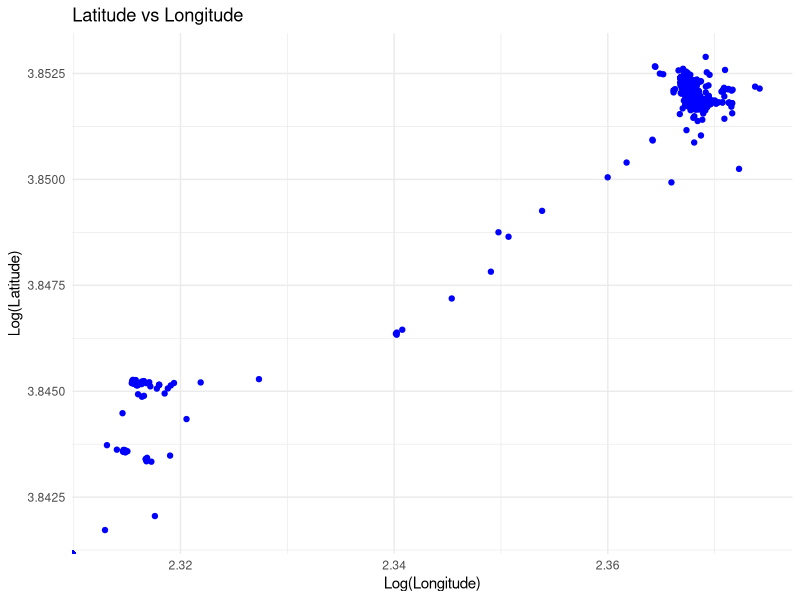
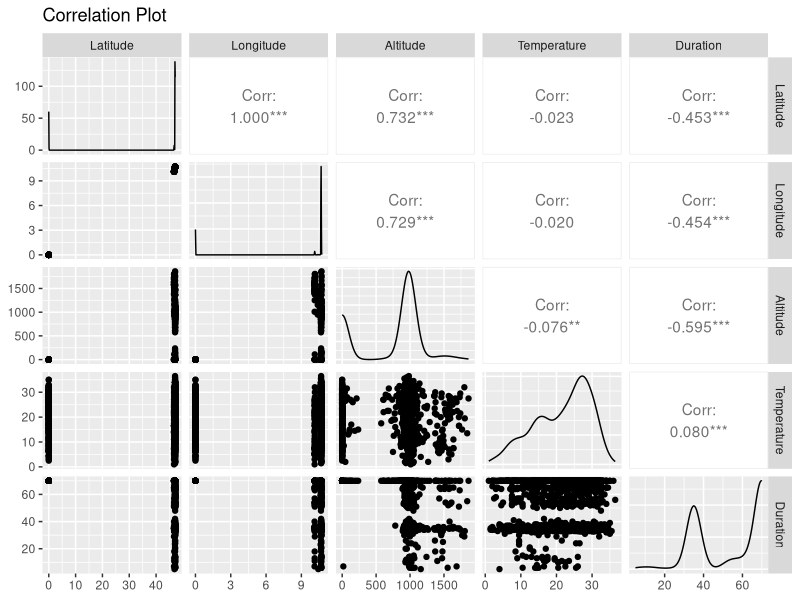
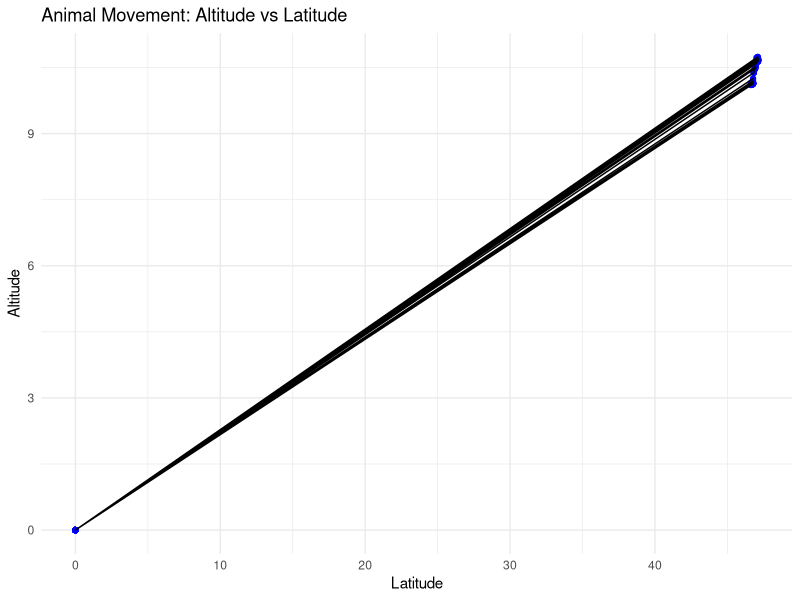

Source code (R) for these figures, in order:
library(ggplot2)
library(GGally)

data <- read.csv("GPS_91037_20200113_Thomas.csv",header=TRUE, sep = ",", skip = 4)

#Apply logarithmic transformation
data$log_latitude <- log(data$Latitude)
data$log_longitude <- log(data$Longitude)

#Lat vs long plot
ggplot(data, aes(x = log_longitude, y = log_latitude)) +
  geom_point(color = 'blue') +
  labs(title = "Latitude vs Longitude", x = "Log(Longitude)", y = "Log(Latitude)") +
  theme_minimal()


#Correlation plot
selected_vars <- data[, c("Latitude", "Longitude", "Altitude","Temperature", "Duration")]
ggpairs(selected_vars, title = "Correlation Plot")

#temp plot idea
ggplot(data, aes(x = Latitude, y = Longitude)) +
  geom_point(color = 'blue') +
  geom_path(aes(group = 1)) +  # Connect the points with lines (movement path)
  labs(title = "Animal Movement: Altitude vs Latitude", x = "Latitude", y = "Altitude") +
  theme_minimal()
